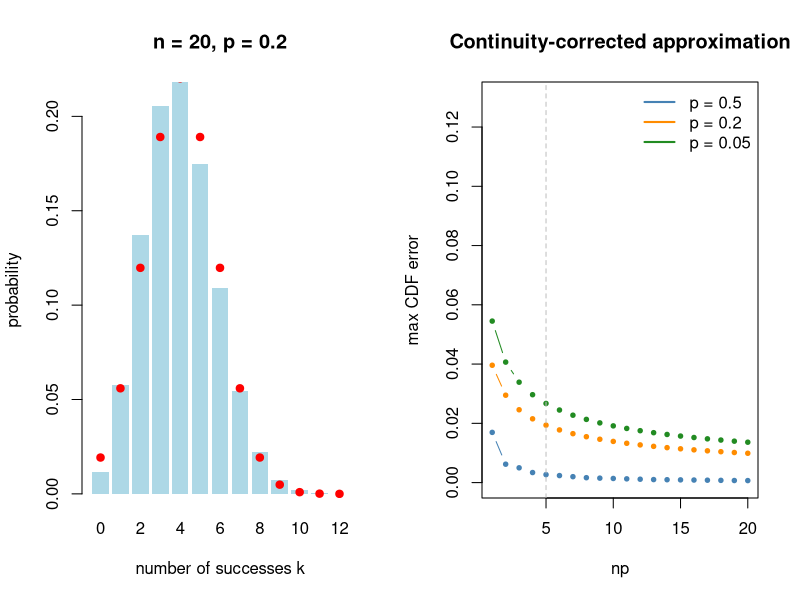

Here is the R script that generated this plot:
# Normal approximation to the binomial distribution: one example and the error against np.
par(mfrow = c(1, 2))
n <- 20; p <- 0.2; k <- 0:12
mu <- n * p; s <- sqrt(n * p * (1 - p))
b <- barplot(dbinom(k, n, p), names.arg = k, col = "lightblue", border = NA,
             xlab = "number of successes k", ylab = "probability", main = "n = 20, p = 0.2")
points(b, pnorm(k + 0.5, mu, s) - pnorm(k - 0.5, mu, s), col = "red", pch = 19)

maxerr <- function(n, p) {
  k <- 0:n
  max(abs(pbinom(k, n, p) - pnorm(k + 0.5, n * p, sqrt(n * p * (1 - p)))))
}
nps <- 1:20; ps <- c(0.5, 0.2, 0.05); cols <- c("steelblue", "darkorange", "forestgreen")
plot(NA, xlim = range(nps), ylim = c(0, 0.13), xlab = "np", ylab = "max CDF error",
     main = "Continuity-corrected approximation")
for (j in 1:3) lines(nps, sapply(nps, function(m) maxerr(round(m / ps[j]), ps[j])),
                     type = "b", pch = 19, cex = 0.6, col = cols[j])
abline(v = 5, lty = 2, col = "gray")
legend("topright", paste("p =", ps), col = cols, lwd = 2, bty = "n")

# The table of errors in the text: point probabilities, p = 0.2
for (n in c(15, 20, 25, 30, 35)) {
  k <- 0:n; e <- abs(dbinom(k, n, 0.2) - (pnorm(k + 0.5, n * 0.2, sqrt(n * 0.16)) -
                                           pnorm(k - 0.5, n * 0.2, sqrt(n * 0.16))))
  cat(n, round(mean(e), 6), round(max(e), 5), "\n")
}
